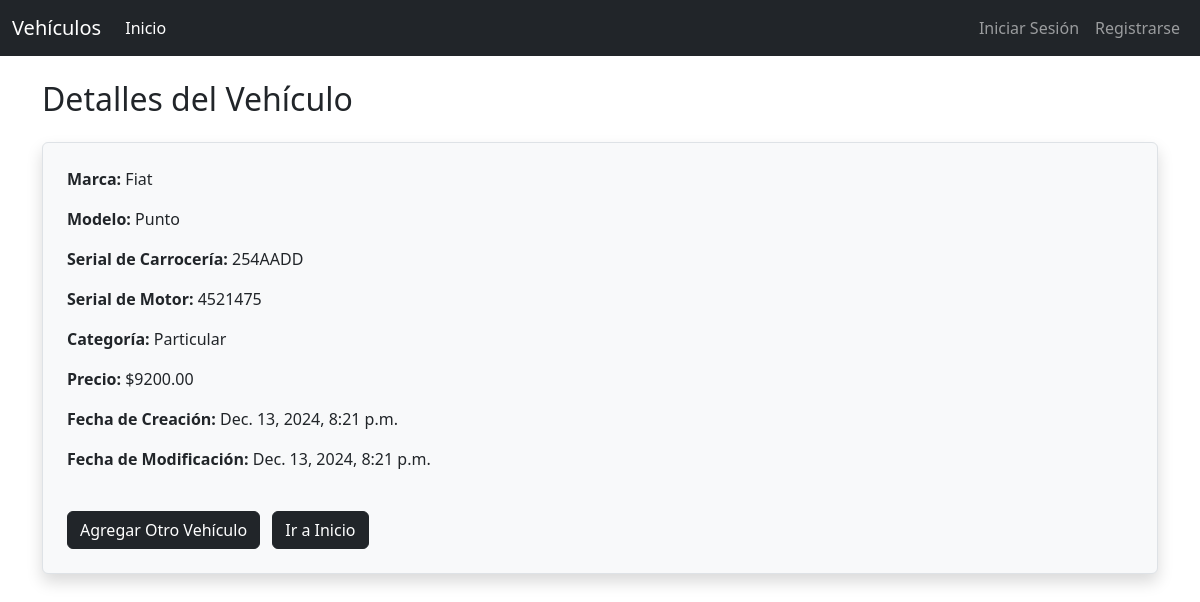
/vehiculo/1/, run on the app's committed database.
### vehiculo/models.py (models this page shows, shortened)
class Vehiculo(models.Model):
    MARCAS = [
        ('Fiat', 'Fiat'),
        ('Chevrolet', 'Chevrolet'),
        ('Ford', 'Ford'),
        ('Toyota', 'Toyota'),
    ]
    CATEGORIAS = [
        ('Particular', 'Particular'),
        ('Transporte', 'Transporte'),
        ('Carga', 'Carga'),
    ]
    marca = models.CharField( max_length=20, choices=MARCAS, default='Ford',)
    modelo = models.CharField(max_length=100)
    serial_carroceria = models.CharField(max_length=50, unique=True)
    serial_motor = models.CharField(max_length=50, unique=True)
    categoria = models.CharField( max_length=20, choices=CATEGORIAS, default='Particular',)
    precio = models.DecimalField(max_digits=10, decimal_places=2)
    fecha_creacion = models.DateTimeField(auto_now_add=True)
    fecha_modificacion = models.DateTimeField(auto_now=True)
    class Meta:
        permissions = [
        ("visualizar_catalogo", "Puede visualizar catálogo de Vehículos"),
        ("add_vehiculomodel", "Can add Vehiculo model"),
        ]

### vehiculo/views.py (the view)
# urls.py: path('vehiculo/<int:vehiculo_id>/', views.ver_vehiculo, name='ver_vehiculo'),
def ver_vehiculo(request, vehiculo_id):
    try:
        vehiculo = Vehiculo.objects.get(id=vehiculo_id)
    except Vehiculo.DoesNotExist:
        messages.error(request, "Vehículo no encontrado.")
        return redirect('listar_vehiculos')
    context = {
        'vehiculo': vehiculo
    }
    return render(request, 'ver_vehiculo.html', context)

### vehiculo/templates/ver_vehiculo.html (shortened to what this page needs)
{% extends 'index.html' %}
{% block content %}
<div class="container">
    <h2 class="mb-4">Detalles del Vehículo</h2>
    <div class="border p-4 shadow rounded bg-light">
        <p><strong>Marca:</strong> {{ vehiculo.marca }}</p>
        <p><strong>Modelo:</strong> {{ vehiculo.modelo }}</p>
        <p><strong>Serial de Carrocería:</strong> {{ vehiculo.serial_carroceria }}</p>
        <p><strong>Serial de Motor:</strong> {{ vehiculo.serial_motor }}</p>
        <p><strong>Categoría:</strong> {{ vehiculo.categoria }}</p>
        <p><strong>Precio:</strong> ${{ vehiculo.precio }}</p>
        <p><strong>Fecha de Creación:</strong> {{ vehiculo.fecha_creacion }}</p>
        <p><strong>Fecha de Modificación:</strong> {{ vehiculo.fecha_modificacion }}</p>
        <a href="{% url 'add_vehiculo' %}" class="btn btn-dark mt-4">Agregar Otro Vehículo</a>
        <a href="{% url 'index' %}" class="btn btn-dark mt-4 ms-2">Ir a Inicio</a>
    </div>
</div>
{% endblock %}

### data on the page
Vehiculo: marca "Fiat", modelo "Punto", serial_carroceria "254AADD", serial_motor "4521475", categoria "Particular", precio "9200.00", fecha_creacion "Dec. 13, 2024, 8:21 p.m.", fecha_modificacion "Dec. 13, 2024, 8:21 p.m."
